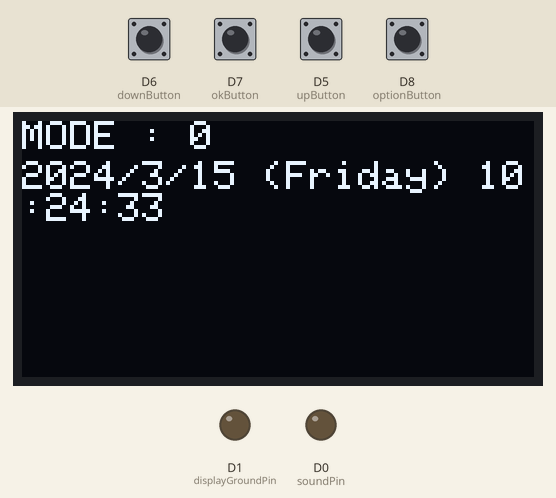
This sketch was run on a simulated ESP8266 (NodeMCU). On the bench: 128×64 one-colour display, output pins drawn as LEDs (lit = HIGH). The inputs (shaded band) are chosen by the test bench; at power-on: D5 (upButton), D6 (downButton), D7 (okButton), D8 (optionButton) LOW. The local clock reads 2024-03-15 10:24:30 at power-on unless the sketch sets it; pins used as bus, display or sensor lines are not drawn.

Above: at 3.2 s.
3.3 s: D8 (optionButton) pulled HIGH for 0.15 s
At 4.6 s:
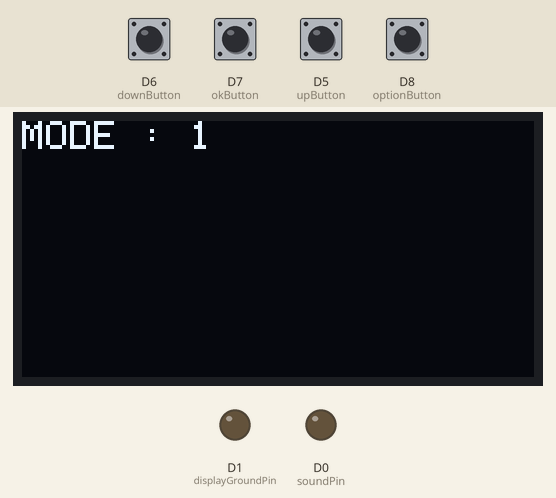
5.0 s: D7 (okButton) pulled HIGH for 0.15 s
At 7.4 s:
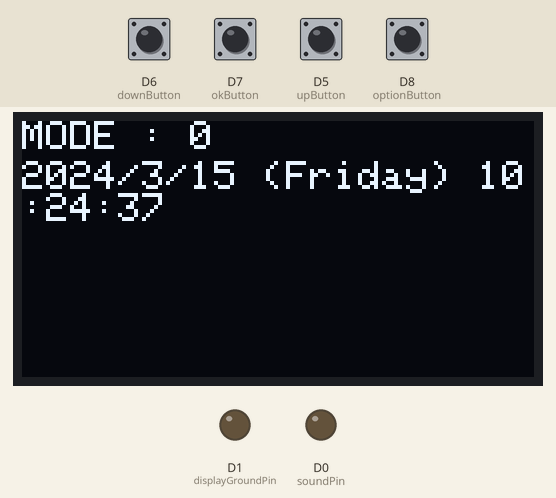
7.5 s: D8 (optionButton) pulled HIGH for 1 s
At 9.1 s:
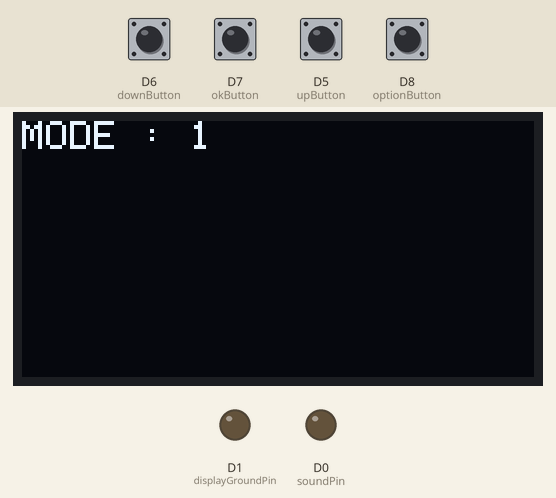
10.1 s: D7 (okButton) pulled HIGH for 1 s
At 13.8 s:
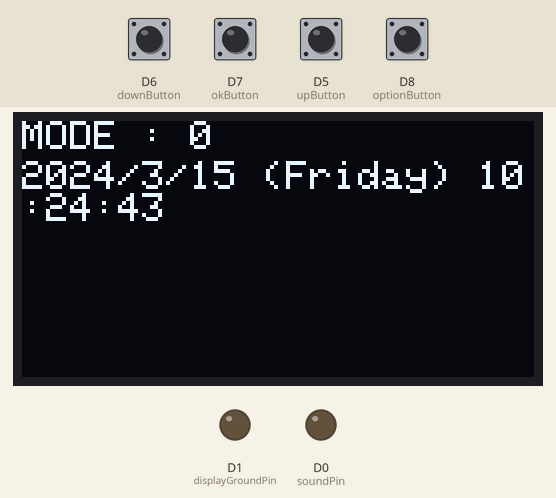
Timing chart, 0 to 14.5 s (numbered marks = the images above; inputs shaded):
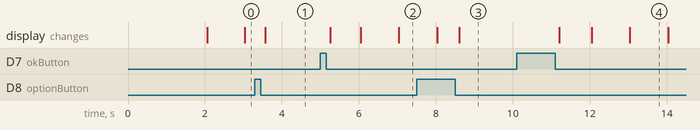

The sketch:

smart_clock.ino
```cpp
#include <Wire.h>
#include "RTClib.h"
#include <Adafruit_GFX.h>
#include <Adafruit_SSD1306.h>

#define SCREEN_WIDTH 128 // OLED display width, in pixels
#define SCREEN_HEIGHT 64 // OLED display height, in pixels

// Declaration for an SSD1306 display connected to I2C (SDA, SCL pins)
Adafruit_SSD1306 display(SCREEN_WIDTH, SCREEN_HEIGHT, &Wire, -1);

RTC_DS3231 rtc;

char daysOfTheWeek[7][12] = {"Sunday", "Monday", "Tuesday", "Wednesday", "Thursday", "Friday", "Saturday"};

//Declaring all the output pins
const int soundPin         = D0;
const int displayVccPin    = D2;
const int displayGroundPin = D1;
const int displaySDA       = D4;
const int displaySLC       = D3;

//Declaring all the input pins
const int upButton     = D5;
const int downButton   = D6;
const int okButton     = D7;
const int optionButton = D8;

//mode constants
const int TOTAL_NUM_OF_MODES = 4;
const int VIEW_TIME  = 0;
const int EDIT_TIME  = 1;
const int VIEW_ALARM = 2;
const int EDIT_ALARM = 3;

int upBtnCurState  = 0;
int upBtnPrevState = 0;

int downBtnCurState  = 0;
int downBtnPrevState = 0;

int optionBtnCurState  = 0;
int optionBtnPrevState = 0;

int okBtnCurState  = 0;
int okBtnPrevState = 0;

int currentMode = VIEW_TIME;

int generalCounter = 0;

//How frequently to blink the characters being edited
const int BLINK_DELAY_MAX = 50;
bool toBlink = false;
int blinkDelay = 0;

//setup all the input and output modes
void setupPinModes(){

  pinMode(soundPin, OUTPUT);
  pinMode(displayGroundPin, OUTPUT);
  pinMode(displayVccPin, OUTPUT);

  pinMode(upButton, INPUT);
  pinMode(downButton, INPUT);
  pinMode(okButton, INPUT);
  pinMode(optionButton, INPUT);
}

void setupDisplayConfig(){
  digitalWrite (displayGroundPin, LOW);
  digitalWrite (displayVccPin, HIGH);

  Wire.begin(displaySDA,displaySLC);

  if(!display.begin(SSD1306_SWITCHCAPVCC, 0x3C)) { // Address 0x3D for 128x64
    Serial.println(F("SSD1306 allocation failed"));
    for(;;);
  }

  display.setTextSize(1);
  display.setTextColor(WHITE);
}

void setupRTC(){
  if (! rtc.begin()) {
    Serial.println("Couldn't find RTC");
    while (1);
  }

  if (rtc.lostPower()) {
    Serial.println("RTC lost power, lets set the time!");
    // following line sets the RTC to the date & time this sketch was compiled
    rtc.adjust(DateTime(F(__DATE__), F(__TIME__)));
    // This line sets the RTC with an explicit date & time, for example to set
    // January 21, 2014 at 3am you would call:
    // rtc.adjust(DateTime(2014, 1, 21, 3, 0, 0));
  }
}

void setup() {
  Serial.begin(115200);

  setupPinModes();
  setupDisplayConfig();
  setupRTC();

  delay(2000);
}

void loop() {
/*------------------------------ <handle different modes> ----------------------------------------*/
//display the mode in the top always
display.clearDisplay();

display.setCursor(0, 0);
display.print("MODE : ");
display.print(currentMode);
display.print("\n");
/*------------------------------- <VIEW_TIME mode> --------------------------*/
if(currentMode == VIEW_TIME){
  toBlink = false;
    /*------------------------------ <option button> ----------------------------------------*/
  //if option is pressed while in edit mode, switch the blink between minutes, hours, etc
// read the pushbutton input pin:
  optionBtnCurState = digitalRead(optionButton);

  // compare the buttonState to its previous state
  if (optionBtnCurState != optionBtnPrevState) {
    // if the state has changed, increment the counter
    if (optionBtnCurState == LOW){
      // if the current state is LOW then the button went from on to off:
      currentMode = (currentMode+1)%TOTAL_NUM_OF_MODES;
    }
    // Delay a little bit to avoid bouncing
    delay(50);
  }
  // save the current state as the last state, for next time through the loop
  optionBtnPrevState = optionBtnCurState;
/*------------------------------ </option button> ----------------------------------------*/
  DateTime now = rtc.now();
  display.setCursor(0, 10);
  display.print(now.year(), DEC);
  display.print('/');
  display.print(now.month(), DEC);
  display.print('/');
  display.print(now.day(), DEC);
  display.print(" (");
  display.print(daysOfTheWeek[now.dayOfTheWeek()]);
  display.print(") ");
  display.print(now.hour(), DEC);
  display.print(':');
  display.print(now.minute(), DEC);
  display.print(':');
  display.print(now.second(), DEC);
  display.println();
/*------------------------------- <display current time>----------------------------------*/

/*------------------------------- </display current time>----------------------------------*/
}
/*------------------------------- </VIEW_TIME mode> --------------------------*/
/*------------------------------- <EDIT_TIME mode> --------------------------*/
if(currentMode == EDIT_TIME){
  toBlink = true;
  /*------------------------------ <option button> ----------------------------------------*/
  //if option is pressed while in edit mode, switch the blink between minutes, hours, etc
// read the pushbutton input pin:
  optionBtnCurState = digitalRead(optionButton);

  // compare the buttonState to its previous state
  if (optionBtnCurState != optionBtnPrevState) {
    // if the state has changed, increment the counter
    if (optionBtnCurState == LOW){
      // if the current state is LOW then the button went from on to off:
      //currentMode = (currentMode+1)%TOTAL_NUM_OF_MODES;
    }
    // Delay a little bit to avoid bouncing
    delay(50);
  }
  // save the current state as the last state, for next time through the loop
  optionBtnPrevState = optionBtnCurState;
/*------------------------------ </option button> ----------------------------------------*/
  /*------------------------------ <ok button> ----------------------------------------*/
  //if ok is pressed while in edit mode, switch to the view mode
// read the pushbutton input pin:
  okBtnCurState = digitalRead(okButton);

  // compare the buttonState to its previous state
  if (okBtnCurState != okBtnPrevState) {
    // if the state has changed, increment the counter
    if (okBtnCurState == LOW){
      // if the current state is LOW then the button went from on to off:
      currentMode = VIEW_TIME;
    }
    // Delay a little bit to avoid bouncing
    delay(50);
  }
  // save the current state as the last state, for next time through the loop
  okBtnPrevState = okBtnCurState;
/*------------------------------ </ok button> ----------------------------------------*/
/*------------------------------ <up button> ----------------------------------------*/
// read the pushbutton input pin:
  upBtnCurState = digitalRead(upButton);

  // compare the buttonState to its previous state
  if (upBtnCurState != upBtnPrevState) {
    // if the state has changed, increment the counter
    if (upBtnCurState == LOW){
      // if the current state is LOW then the button went from on to off:
      generalCounter++;
    }
    // Delay a little bit to avoid bouncing
    delay(50);
  }
  // save the current state as the last state, for next time through the loop
  upBtnPrevState = upBtnCurState;
/*------------------------------ </up button> ----------------------------------------*/
/*------------------------------ <down button> ----------------------------------------*/
// read the pushbutton input pin:
  downBtnCurState = digitalRead(downButton);

  // compare the buttonState to its previous state
  if (downBtnCurState != downBtnPrevState) {
    // if the state has changed, increment the counter
    if (downBtnCurState == LOW){
      // if the current state is LOW then the button went from on to off:
      generalCounter--;
    }
    // Delay a little bit to avoid bouncing
    delay(50);
  }
  // save the current state as the last state, for next time through the loop
  downBtnPrevState = downBtnCurState;
/*------------------------------ </down button> ----------------------------------------*/
}
/*------------------------------- </EDIT_TIME mode> --------------------------*/
/*------------------------------- <VIEW_ALARM mode> --------------------------*/
if(currentMode == VIEW_ALARM){
  toBlink = false;
    /*------------------------------ <option button> ----------------------------------------*/
  //if option is pressed while in edit mode, switch the blink between minutes, hours, etc
// read the pushbutton input pin:
  optionBtnCurState = digitalRead(optionButton);

  // compare the buttonState to its previous state
  if (optionBtnCurState != optionBtnPrevState) {
    // if the state has changed, increment the counter
    if (optionBtnCurState == LOW){
      // if the current state is LOW then the button went from on to off:
      currentMode = (currentMode+1)%TOTAL_NUM_OF_MODES;
    }
    // Delay a little bit to avoid bouncing
    delay(50);
  }
  // save the current state as the last state, for next time through the loop
  optionBtnPrevState = optionBtnCurState;
/*------------------------------ </option button> ----------------------------------------*/
}
/*------------------------------- </VIEW_ALARM mode> --------------------------*/
/*------------------------------- <EDIT_ALARM mode> --------------------------*/
if(currentMode == EDIT_ALARM){
  toBlink = false;
    /*------------------------------ <option button> ----------------------------------------*/
  //if option is pressed while in edit mode, switch the blink between minutes, hours, etc
// read the pushbutton input pin:
  optionBtnCurState = digitalRead(optionButton);

  // compare the buttonState to its previous state
  if (optionBtnCurState != optionBtnPrevState) {
    // if the state has changed, increment the counter
    if (optionBtnCurState == LOW){
      // if the current state is LOW then the button went from on to off:
      currentMode = (currentMode+1)%TOTAL_NUM_OF_MODES;
    }
    // Delay a little bit to avoid bouncing
    delay(50);
  }
  // save the current state as the last state, for next time through the loop
  optionBtnPrevState = optionBtnCurState;
/*------------------------------ </option button> ----------------------------------------*/
}
/*------------------------------- </EDIT_ALARM mode> --------------------------*/
/*------------------------------ </handle different modes> ----------------------------------------*/


  //display.setCursor(0, 20);
//  if(toBlink == true && blinkDelay % 100 == 0){
//
//    toBlink = !toBlink;
//  }

/*
  if(toBlink == false){
    display.print(generalCounter);
  }else{
    if(blinkDelay % 10 == 0){
      display.print(generalCounter);
    }
  }
*/

  //blinkDelay = (blinkDelay+1)%BLINK_DELAY_MAX;
  display.display();
}
```

Measured:
- after the input at 3.3 s, the display: changes after 0.26 s (image 1)
- after the input at 5.0 s, the display: first changes after 0.25 s (image 2 shows a later state)
- after the input at 7.5 s, the display: first differs from a run without the input after 1.1 s (image 3)
- after the input at 10.1 s, the display: first changes after 1.1 s (image 4 shows a later state)
- what the display in image 4 shows lasts 1.0 s, from 13.0 s to 14.0 s
